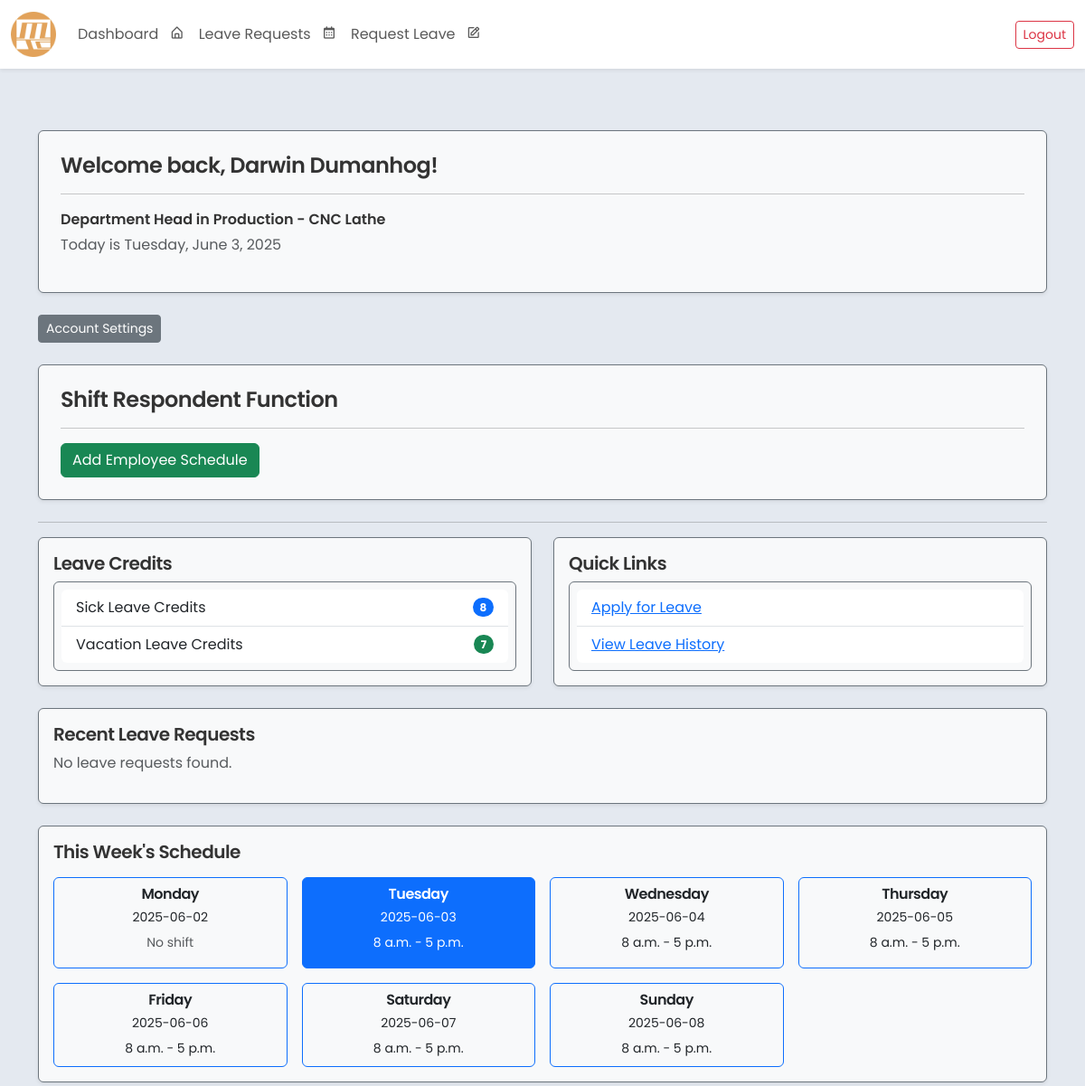
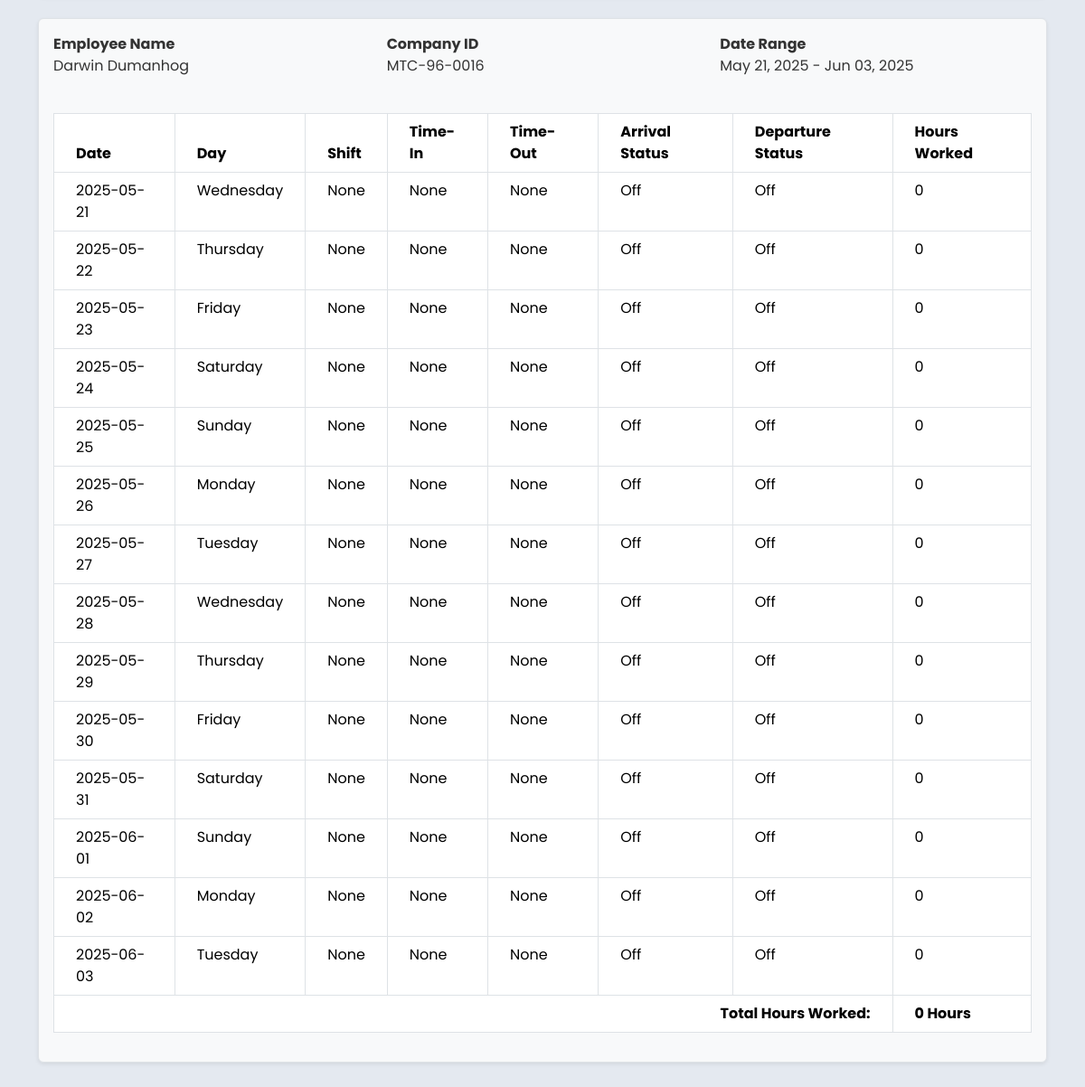
The page / (signed in) on the database its author committed (2 pictures, top to bottom).
### core/models.py (models this page shows, shortened)
class Employee(models.Model):
    SEX_CHOICES = [
        ('Male', 'Male'),
        ('Female', 'Female'),
        ('Other', 'Prefer not to Say'),
    ]
    ROLE_CHOICES = [
        ('Regular Employee', 'Regular Employee'),
        ('Department Head', 'Department Head'),
        ('Admin(HR)', 'Admin(HR)'),
        ('Supervisor', 'Supervisor'),
        ('President', 'President')
    ]
    STATUS_CHOICES = [
        ('Active', 'Active'),
        ('Inactive', 'Inactive'),
    ]
    employee_id = models.AutoField(primary_key=True)
    company_id = models.CharField(max_length=20, blank=False, unique=True)
    first_name = models.CharField(max_length=100, blank=False)
    middle_name = models.CharField(max_length=100, blank=True, null=True)
    last_name = models.CharField(max_length=100, blank=False)
    sex = models.CharField(max_length=20, choices=SEX_CHOICES, blank=False)
    role = models.CharField(max_length=20, choices=ROLE_CHOICES, default='Regular Employee', blank=False)
    status = models.CharField(max_length=10, choices=STATUS_CHOICES, default='Active')
    department = models.ForeignKey(
        Department,
        related_name="employees",
        on_delete=models.SET_NULL,
        null=True,
        blank=True
    )
    contact_number = models.CharField(max_length=15, blank=False)
    date_employed = models.DateField()
    leave_credits = models.IntegerField(default=0, blank=False)
    leave_credits2 = models.IntegerField(default=0, blank=False)
    user_account = models.OneToOneField(User, on_delete=models.SET_NULL, null=True, blank=True, related_name='employee')
    class Meta:
        ordering = ['last_name', 'first_name']
        verbose_name = 'Employee'
        verbose_name_plural = 'Employees'
        db_table = 'employee_table'

class Department(models.Model):
    name = models.CharField(max_length=255, unique=True)
    leave_respondents = models.ManyToManyField(
        'Employee',
        related_name='leave_departments',
        blank=True,
        limit_choices_to={'department__isnull': False}
    )
    shift_respondents = models.ManyToManyField(
        'Employee',
        related_name='shift_departments',
        blank=True,
        limit_choices_to={'department__isnull': False}
    )

### core/views.py (the view)
# urls.py: path('', views.dashboard, name='dashboard'),
@login_required
def dashboard(request):
    employee = get_object_or_404(Employee, user_account=request.user)
    print("First Name:", employee.first_name)
    print("Last Name:", employee.last_name)
    print("Company ID:", employee.company_id)
    leave_depts = employee.leave_departments.all()
    shift_depts = employee.shift_departments.all()
    print("Leave Respondent for Departments:")
    for dept in leave_depts:
        print(f"- {dept.name}")
    print("Shift Respondent for Departments:")
    for dept in shift_depts:
        print(f"- {dept.name}")
    today = timezone.now().date()
    start_of_week = today - timedelta(days=today.weekday())  # Monday
    end_of_week = start_of_week + timedelta(days=6)
    week_days = []
    shifts_this_week = Shift.objects.filter(
        employee=employee,
        shift_date__range=[start_of_week, end_of_week]
    ).values('shift_date', 'shift_start', 'shift_end')
    shifts_map = {shift['shift_date']: shift for shift in shifts_this_week}
    for i in range(7):
        day = start_of_week + timedelta(days=i)
        shift_info = shifts_map.get(day)
        week_days.append({
            'label': day.strftime('%A'),
            'date': day.strftime('%Y-%m-%d'),
            'is_today': day == today,
            'shift_start': shift_info['shift_start'] if shift_info else None,
            'shift_end': shift_info['shift_end'] if shift_info else None,
        })
    recent_leaves = LeaveRequest.objects.filter(employee=employee).order_by('-created_at')[:5]
    departments = Department.objects.prefetch_related('shift_respondents', 'leave_respondents').all()
    start_date = today - timedelta(days=13)
    end_date = today
    attendance_dict = {
        record.date: record
        for record in Attendance.objects.filter(
            employee=employee,
            date__range=(start_date, end_date)
        ).select_related('shift')
    }
    dtr_data = []
    current_date = start_date
    total_hours = 0
    while current_date <= end_date:
        record = attendance_dict.get(current_date)
        worked_hours = 0
        if record:
            shift = record.shift
            worked_hours = record.worked_hours()
            print(round(worked_hours))
            total_hours += round(worked_hours)
            if shift:
                shift_start = shift.shift_start.strftime('%I:%M %p') if shift.shift_start else 'N/A'
                shift_end = shift.shift_end.strftime('%I:%M %p') if shift.shift_end else 'N/A'
                shift_range = f"{shift_start} - {shift_end}"
            else:
                shift_range = 'No Shift'
            time_in = record.time_in.strftime('%I:%M %p') if record.time_in else 'N/A'
            time_out = record.time_out.strftime('%I:%M %p') if record.time_out else 'N/A'
            arrival_status = record.arrival_status or 'N/A'
            departure_status = record.departure_status or 'N/A'
        else:
            shift_range = 'None'
            time_in = 'None'
            time_out = 'None'
            arrival_status = 'Off'
            departure_status = 'Off'
        dtr_data.append({
            'date': current_date.strftime('%Y-%m-%d'),
            'day': current_date.strftime('%A'),
            'shift': shift_range,
            'time_in': time_in,
            'time_out': time_out,
            'arrival_status': arrival_status,
            'departure_status': departure_status,
            'worked_hours': round(worked_hours),
        })
        current_date += timedelta(days=1)
    context = {
        'departments': departments,
        'employee': employee,
        'recent_leaves': recent_leaves,
        'today': today,
        'week_days': week_days,
        'dtr_records': dtr_data,
        'start_date': start_date,
        'end_date': end_date,
        'total_hours': total_hours
    }
    return render(request, 'dashboard.html', context)

### core/templates/dashboard.html (shortened to what this page needs)
{% extends 'base.html' %}
{% load static %}
{% block content %}
<div class="container py-4">
    <div class="row mb-4 ">
        <div class="col-md-12">
            <div class="p-4 border rounded shadow-sm bg-light border border-1 border-secondary">
                <h4>Welcome back, {{ user.employee.first_name }} {{ user.employee.last_name }}!</h4>
                <hr>
                {% if user.employee.role != "President" %}
                <p class="mb-1 fw-semibold">{{ user.employee.role }} in {{ user.employee.department.name }}</p>
                {% endif %}
                <p class="text-muted">Today is {{ today|date:"l, F j, Y" }}</p>
            </div>
        </div>
    </div>
    <div class="mt-3 w-100 mb-4">
        <a href="{% url 'account_settings' %}" class="btn btn-secondary btn-sm">Account Settings</a>
    </div>
    {% if user.employee.role != "President" and user.employee in user.employee.department.shift_respondents.all %}
        <div class="row mb-4  d-none d-lg-block">
            <div class="col-md-12">
                <div class="p-4 border rounded shadow-sm bg-light border border-1 border-secondary">
                    <h4>Shift Respondent Function</h4>
                    <hr>
                    <a class="btn btn-success" href="{% url 'create_bulk_shifts' %}">Add Employee Schedule</a>
                </div>
            </div>
        </div>
    {% endif %}
    {% if user.employee.role != "President" %}
    <hr>
    <div class="row mb-4 g-4">
        <div class="col-md-6">
            <div class="p-3 border rounded shadow-sm bg-light border border-1 border-secondary">
                <h5>Leave Credits</h5>
                <ul class="list-group list-group-flush border p-2 rounded border-secondary">
                    <li class="list-group-item d-flex justify-content-between align-items-center">
                        Sick Leave Credits
                        <span class="badge bg-primary rounded-pill">{{ user.employee.leave_credits }}</span>
                    </li>
                    <li class="list-group-item d-flex justify-content-between align-items-center">
                        Vacation Leave Credits
                        <span class="badge bg-success rounded-pill">{{ user.employee.leave_credits2 }}</span>
                    </li>
                </ul>
            </div>
        </div>
        <div class="col-md-6">
            <div class="p-3 border rounded shadow-sm bg-light border border-1 border-secondary">
                <h5>Quick Links</h5>
                <ul class="list-group list-group-flush border p-2 rounded border-secondary">
                    <li class="list-group-item"><a href="{% url 'submit_leave_request' %}">Apply for Leave</a></li>
                    <li class="list-group-item"><a href="{% url 'my_leave_requests' %}">View Leave History</a></li>
                </ul>
            </div>
        </div>
    </div>
    <div class="row mb-4">
        <div class="col-md-12">
            <div class="p-3 border rounded shadow-sm bg-light border border-1 border-secondary">
                <h5>Recent Leave Requests</h5>
                {% if recent_leaves %}
                    <div class="table-responsive border p-2 rounded border-secondary">
                        <div style="overflow-x: auto;">
                            <table class="table table-striped table-bordered">
                                <thead>
                                    <tr>
                                        <th>Date</th>
                                        <th>Type</th>
                                        <th>Leave Dates</th>
                                        <th>Status</th>
                                    </tr>
                                </thead>
                                <tbody>
                                    {% for leave in recent_leaves %}
                                        <tr>
                                            <td>{{ leave.created_at|date:"M d, Y" }}</td>
                                            <td>{{ leave.leave_type }}</td>
                                            <td style="white-space: nowrap; max-width: 200px; overflow: hidden; text-overflow: ellipsis;">
                                                <span title="{{ leave.leave_dates|join:', ' }}">{{ leave.leave_dates|join:", " }}</span>
                                            </td>
                                            <td>
                                                <span class="badge
                                                    {% if leave.status == 'APPROVED' %}bg-success
                                                    {% elif leave.status == 'DENIED' %}bg-danger
                                                    {% else %}bg-warning text-dark{% endif %}">
                                                    {{ leave.status }}
                                                </span>
                                                {% if leave.unpaid_dates > 0 %}
                                                    <span class="badge bg-danger">
                                                        {{ leave.unpaid_dates }} unpaid days
                                                    </span>
                                                {% endif %}
                                            </td>
                                        </tr>
                                    {% endfor %}
                                </tbody>
                            </table>
                        </div>
                    </div>
                {% else %}
                    <p class="text-muted">No leave requests found.</p>
                {% endif %}
            </div>
        </div>
    </div>
    <div class="row mb-4">
        <div class="col-12">
            <div class="p-3 border rounded shadow-sm bg-light border border-1 border-secondary">
                <h5 class="mb-3">This Week's Schedule</h5>
                <div class="row row-cols-2 row-cols-sm-3 row-cols-md-4 row-cols-lg-7 g-3">
                    {% for day in week_days %}
                        <div class="col">
                            <div class="card h-100 {% if day.is_today %}bg-primary text-white{% else %}bg-light{% endif %} border border-primary">
                                <div class="card-body p-2 text-center">
                                    <h6 class="card-title mb-1">{{ day.label }}</h6>
                                    <p class="card-text mb-1"><small>{{ day.date }}</small></p>
                                    {% if day.shift_start and day.shift_end %}
                                        <p class="card-text mb-0"><small>{{ day.shift_start }} - {{ day.shift_end }}</small></p>
                                    {% else %}
                                        <p class="card-text mb-2">
                                            <small class="{% if day.is_today %}text-white-50{% else %}text-muted{% endif %}">No shift</small>
                                        </p>
                                    {% endif %}
                                </div>
                            </div>
                        </div>
                    {% endfor %}
                </div>
            </div>
        </div>
    </div>
    <div class="row mb-4">
        <div class="col-12">
            <div class="p-3 border rounded shadow-sm bg-light">
                <div class="mb-3">
                    <div class="row">
                        <div class="col-md-4">
                            <label class="fw-bold">Employee Name</label>
                            <p class="mb-0">{{ employee.first_name }} {{ employee.last_name }}</p>
                        </div>
                        <div class="col-md-4">
                            <label class="fw-bold">Company ID</label>
                            <p class="mb-0">{{ employee.company_id }}</p>
                        </div>
                        <div class="col-md-4">
                            <label class="fw-bold">Date Range</label>
                            <p class="mb-0">{{ start_date|date:"M d, Y" }} - {{ end_date|date:"M d, Y" }}</p>
                        </div>
                    </div>
                </div>
                <div class="table-responsive">
                    <table class="table table-bordered text-sm mt-4">
                        <thead class="bg-light">
                            <tr>
                                <th class="px-4 py-2">Date</th>
                                <th class="px-4 py-2">Day</th>
                                <th class="px-4 py-2">Shift</th>
                                <th class="px-4 py-2">Time-In</th>
                                <th class="px-4 py-2">Time-Out</th>
                                <th class="px-4 py-2">Arrival Status</th>
                                <th class="px-4 py-2">Departure Status</th>
                                <th class="px-4 py-2">Hours Worked</th>
                            </tr>
                        </thead>
                        <tbody>
                            {% for dtr in dtr_records %}
                            <tr>
                                <td class="px-4 py-2">{{ dtr.date }}</td>
                                <td class="px-4 py-2">{{ dtr.day }}</td>
                                <td class="px-4 py-2">{{ dtr.shift }}</td>
                                <td class="px-4 py-2">{{ dtr.time_in }}</td>
                                <td class="px-4 py-2">{{ dtr.time_out }}</td>
                                <td class="px-4 py-2">{{ dtr.arrival_status }}</td>
                                <td class="px-4 py-2">{{ dtr.departure_status }}</td>
                                <td class="px-4 py-2">{{ dtr.worked_hours }}</td>
                            </tr>
                            {% empty %}
                            <tr>
                                <td colspan="7" class="text-center py-4">No DTR record found.</td>
                            </tr>
                            {% endfor %}
                        </tbody>
                        <tfoot>
                            <tr class="bg-light fw-bold">
                                <td colspan="7" class="text-end px-4 py-2">Total Hours Worked:</td>
                                <td class="px-4 py-2">{{ total_hours }} Hours</td>
                        </tfoot>
                    </table>
                </div>
            </div>
        </div>
    </div>
    {% endif %}
</div>
{% endblock %}

### rows shown on the page
Employee: first_name "Darwin", last_name "Dumanhog", company_id "MTC-96-0016"

### other values the page prints
{{ user.employee.first_name }} "Darwin"
{{ user.employee.last_name }} "Dumanhog"
{{ user.employee.role }} "Department Head"
{{ user.employee.department.name }} "Production - CNC Lathe"
{{ user.employee.leave_credits }} "8"
{{ user.employee.leave_credits2 }} "7"
{{ day.label }} "Monday" "Tuesday" "Wednesday" "Thursday" "Friday" "Saturday" "Sunday"
{{ day.date }} "2025-06-02" "2025-06-03" "2025-06-04" "2025-06-05" "2025-06-06" "2025-06-07" "2025-06-08"
{{ day.shift_start }} "8 a.m." "8 a.m." "8 a.m." "8 a.m." "8 a.m." "8 a.m."
{{ day.shift_end }} "5 p.m." "5 p.m." "5 p.m." "5 p.m." "5 p.m." "5 p.m."
{{ end_date|date:"M d, Y" }} "Jun 03, 2025"
{{ dtr.date }} "2025-05-21" "2025-05-22" "2025-05-23" "2025-05-24" "2025-05-25" "2025-05-26" "2025-05-27" "2025-05-28" "2025-05-29" "2025-05-30" "2025-05-31" "2025-06-01" "2025-06-02" "2025-06-03"
{{ dtr.day }} "Wednesday" "Thursday" "Friday" "Saturday" "Sunday" "Monday" "Tuesday" "Wednesday" "Thursday" "Friday" "Saturday" "Sunday" "Monday" "Tuesday"
{{ dtr.shift }} "None" "None" "None" "None" "None" "None" "None" "None" "None" "None" "None" "None" "None" "None"
{{ dtr.time_in }} "None" "None" "None" "None" "None" "None" "None" "None" "None" "None" "None" "None" "None" "None"
